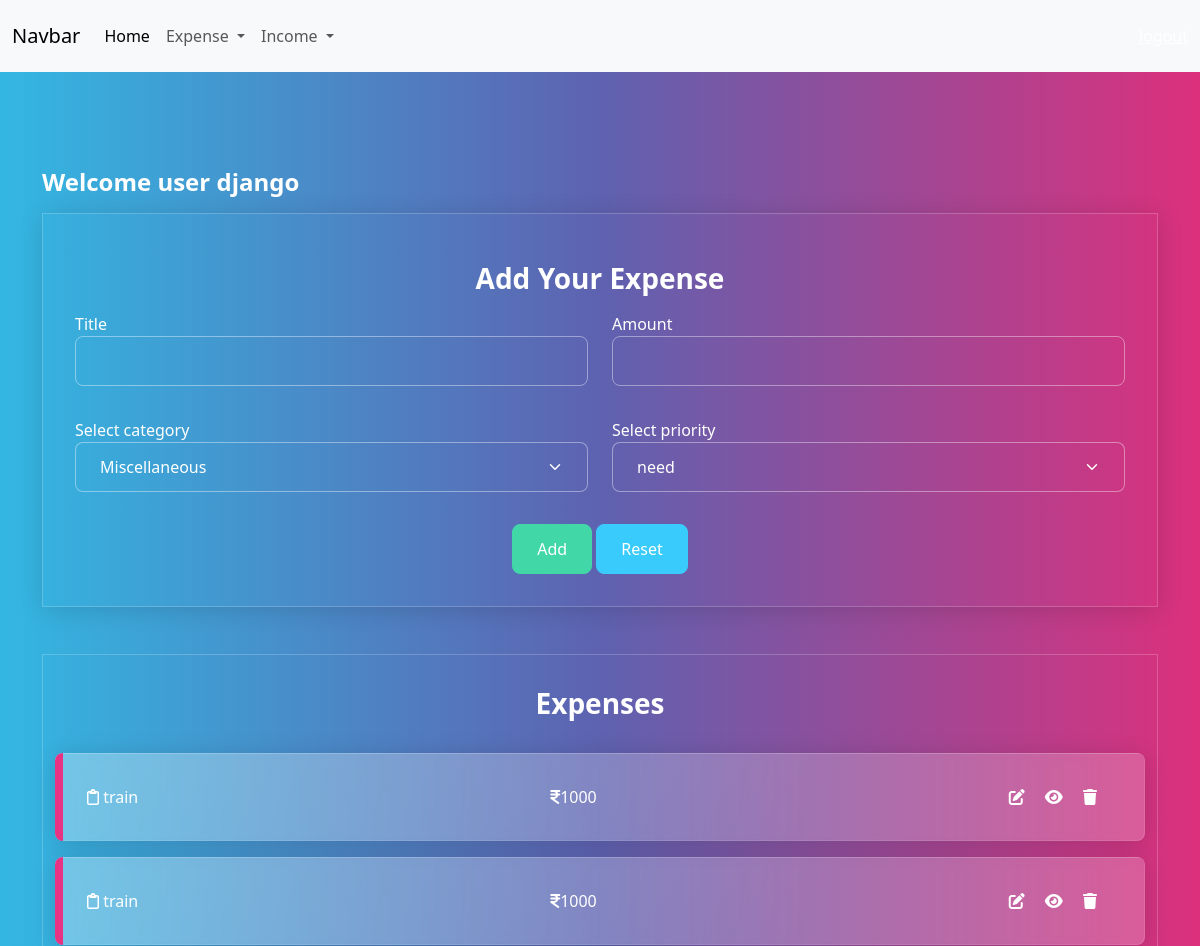
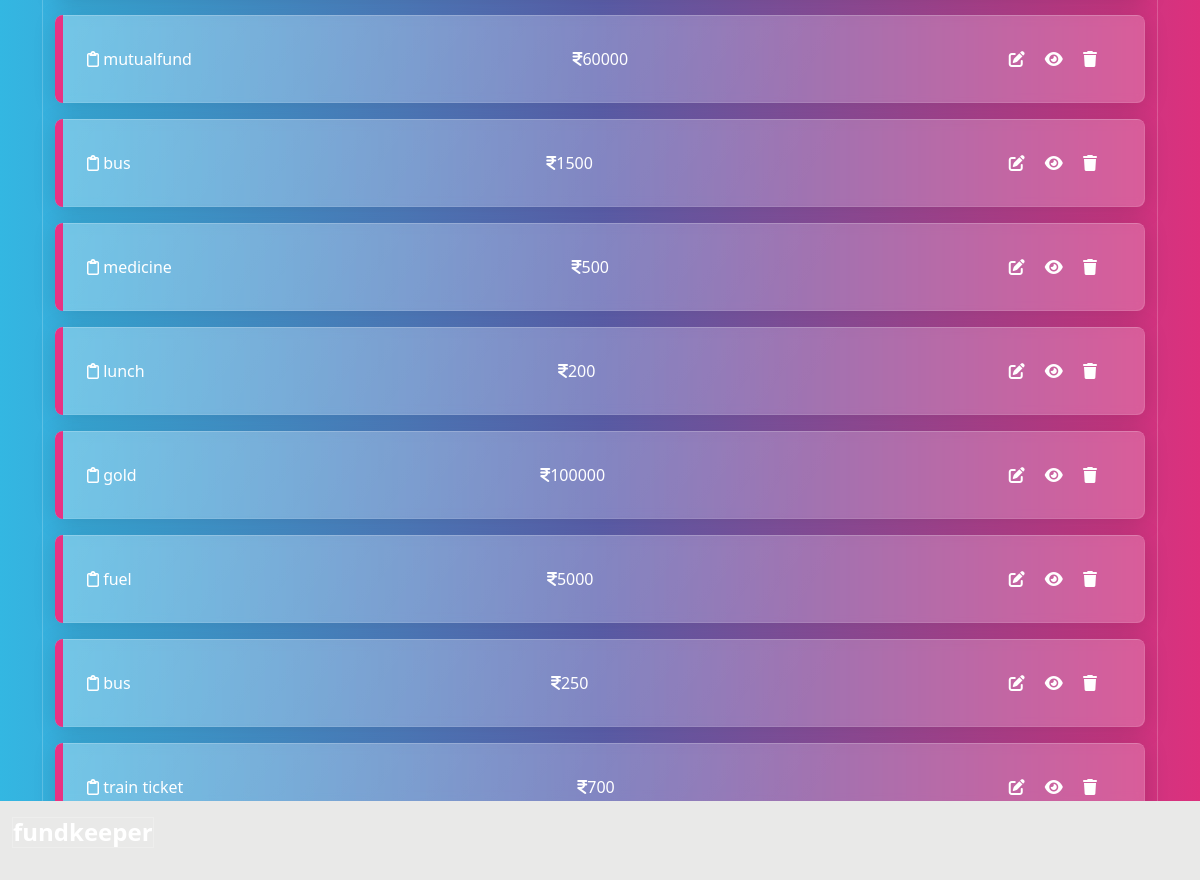
The app's page /expense/add/ (signed in) with its own data (2 pictures, top to bottom).
### budget/models.py (models this page shows, shortened)
class Expense(models.Model):
    title=models.CharField(max_length=200)
    amount=models.PositiveIntegerField()
    expense_categories = (
        ("Housing", "Housing"),
        ("Transportation", "Transportation"),
        ("Food", "Food"),
        ("Health", "Health"),
        ("Entertainment", "Entertainment"),
        ("DebtPayments", "Debt Payments"),
        ("PersonalCare", "Personal Care"),
        ("Education", "Education"),
        ("Savings", "Savings"),
        ("Miscellaneous", "Miscellaneous")
    )
    category=models.CharField(max_length=200,choices=expense_categories,default="Miscellaneous")
    user_object=models.ForeignKey(User,on_delete=models.CASCADE)
    created_date=models.DateTimeField(auto_now_add=True)
    priority_options=(
        ("need","need"),
        ("want","want")
    )
    priority=models.CharField(max_length=200,choices=priority_options,default="need")

### budget/views.py (the view, shortened to what this page needs)
# urls.py: path("expense/add/",views.ExpenseCreateView.as_view(),name="expense-add"),
@method_decorator(Signin_required,name="dispatch")
class ExpenseCreateView(View):
    def get(self,request,*args,**kwargs):
        if not request.user.is_authenticated:
            messages.error(request,"invalid session please login")
            return redirect("signin")
        form_instance=ExpenseForm()
        qs=Expense.objects.filter(user_object=request.user).order_by("-created_date")
        return render(request,"expense_add.html",{"form":form_instance,"data":qs})

### budget/forms.py
class ExpenseForm(forms.ModelForm):
    class Meta:
        model=Expense
        exclude=("id","created_date","user_object")
        widgets={
            "title":forms.TextInput(attrs={"class":"form-control"}),
            "amount":forms.NumberInput(attrs={"class":"form-control"}),
            "category":forms.Select(attrs={"class":"form-control form-select"}),
            "priority":forms.Select(attrs={"class":"form-control form-select"}),
        }

### budget/templates/expense_add.html (shortened to what this page needs)
{%extends 'base.html'%}
{%block main_block%}
<div class="container mt-5">
    <h4>Welcome user {{request.user}}</h4>
    <div class="container-fluid border p-3 shadow mb-4"
    data-aos="zoom-out-up"
    data-aos-easing="ease-out-cubic"
    data-aos-duration="2000">
        <h3 class="text-center fw-bold my-2">Add Your Expense</h3>
        <form action="" method="post">
            <div class="mb-3">
               <div class="row">
                <div class="col-6">
                    <label for="">Title</label>
                    {{form.title}}
                </div>
                <div class="col-6">
                    <label for="">Amount</label>
                    {{form.amount}}
                </div>
               </div>
            </div>
            <div class="mb-3">
                <div class="row">
                 <div class="col-6">
                     <label for="">Select category</label>
                     {{form.category}}
                 </div>
                 <div class="col-6">
                     <label for="">Select priority</label>
                     {{form.priority}}
                 </div>
                </div>
             </div>
             <div class="d-flex justify-content-center">
               <div>
                <button type="submit" class="btn btn-success">Add</button>
                <button type="reset" class="btn btn-info">Reset</button>
               </div>
             </div>
        </form>
    </div>
    <div class="container-fluid border mb-3">
        <h3 class="text-center fw-bold my-3">Expenses</h3>
        {%for e in data%}
        <div class="alert alert-primary d-flex justify-content-between" role="alert" data-aos="fade-down"
        data-aos-easing="linear"
        data-aos-duration="1000">
           <div> <i class="fa-regular fa-clipboard"></i> {{e.title}}</div>
         <div>   <i class="fa-solid fa-indian-rupee-sign"></i>{{e.amount}}</div>
            <div>
                <a href="{%url 'expense-edit' e.id%}" class="me-2"><i class="fa-solid fa-pen-to-square"> </i></a>
                <a href="{%url 'expense-detail' e.id%}" class="me-2"><i class="fa-solid fa-eye"></i></a>
                <a href="{%url 'expense-delete' e.id%}" class="me-2"><i class="fa-solid fa-trash"></i></a>
            </div>
          </div>
        {%endfor%}
    </div>
</div>
{%endblock%}

### records on screen
Expense: title "train", amount "1000"
Expense: title "train", amount "1000"
Expense: title "mutualfund", amount "60000"
Expense: title "bus", amount "1500"
Expense: title "medicine", amount "500"
Expense: title "lunch", amount "200"
Expense: title "gold", amount "100000"
Expense: title "fuel", amount "5000"
Expense: title "bus", amount "250"
Expense: title "train ticket", amount "700"

### other values on screen
{{ request.user }} "django"
